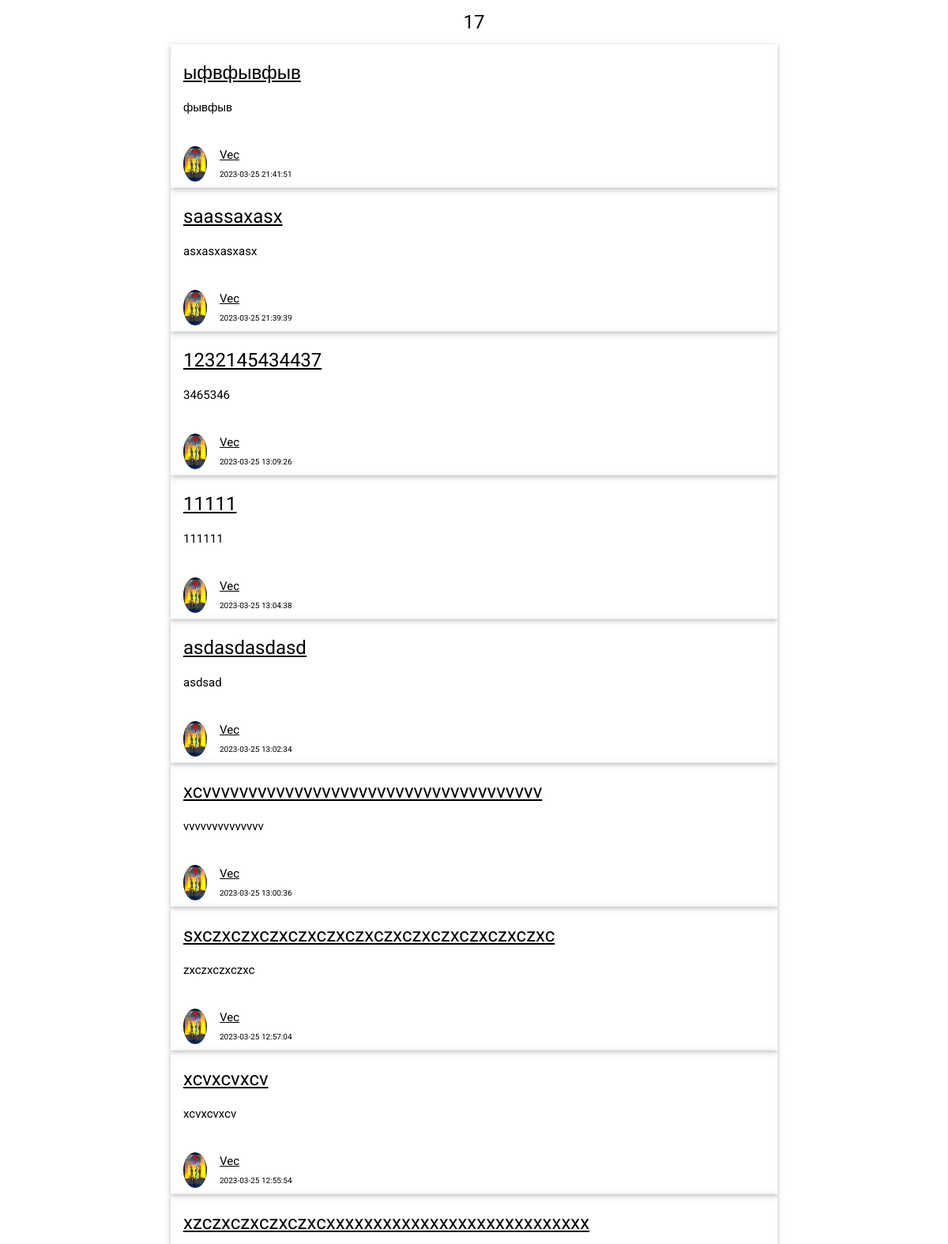
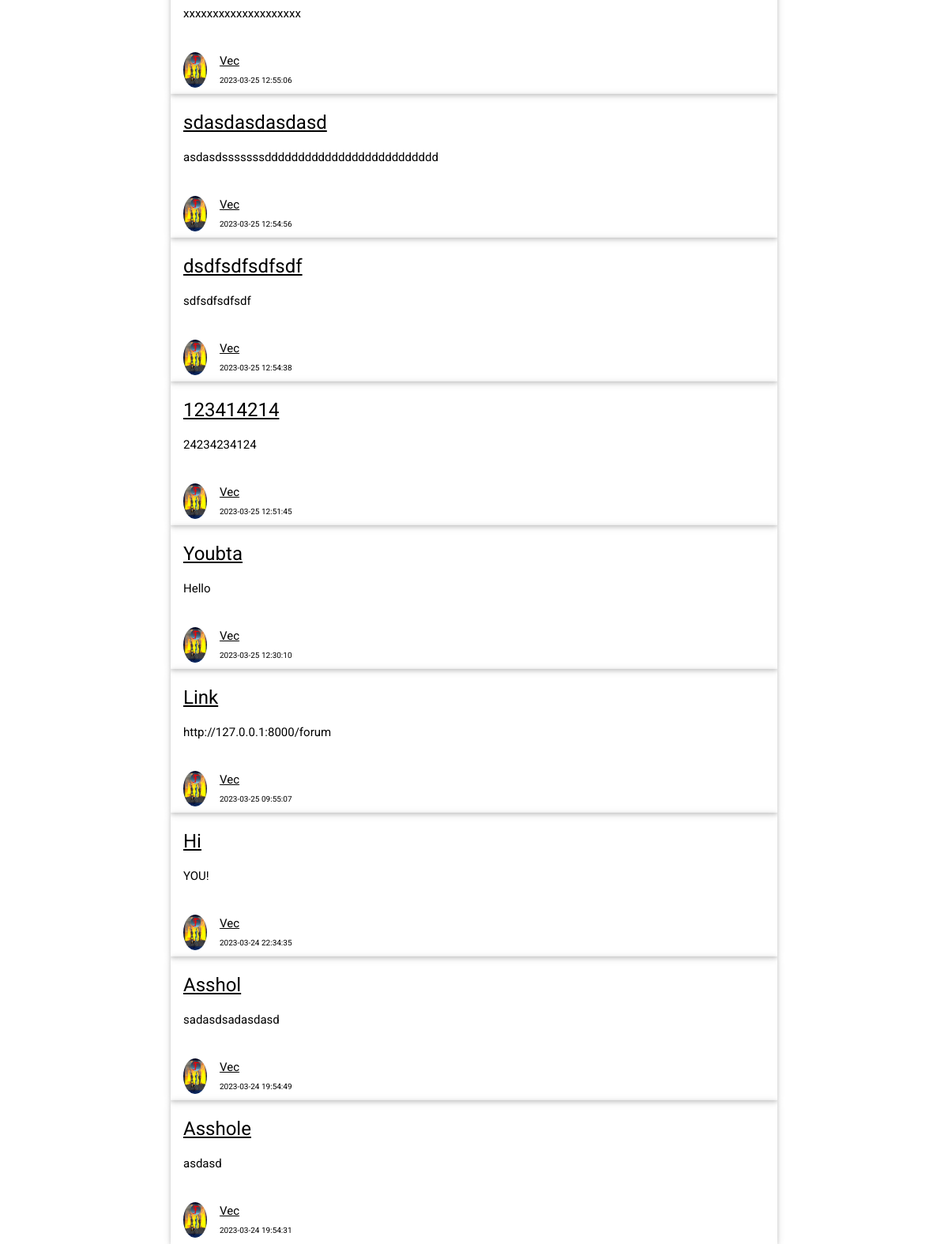
The app's page /forum/ with its own data (2 pictures, top to bottom).
### semas_app/views.py (the view)
# urls.py: re_path(r'forum/?', views.forum_topics),
def forum_topics(request):
    if request.method != "GET": return HttpResponse("<h1>Страница не найдена: 404</h1>")
    cookie_user_id = request.COOKIES.get("id")
    forums = Forum.get_forums()
    data = {"cookie_user_id": cookie_user_id, "forums": forums, "forums_count": len(forums)}
    return render(request, "forum_topics.html", context=data)

### semas_app/models.py (called while the page is built)
    def truncate(txt, count):
        if len(txt) <= count:
            return txt
        else:
            return txt[:count] + "..."

    def get_avatar_link(avatar, user_id):
        if not avatar:
            link = f"images/default.png"
        else:
            link = f"images/avatars/{user_id}/{avatar}"
        return link

    @staticmethod
    def get_forums():
        try:
            con = sqlite3.connect(DB_NAME)
            cur = con.cursor()
            result = cur.execute("SELECT forum.id AS id, creatorId, name, message, date, user.avatar AS avatar, user.nick AS nick \
             FROM forum INNER JOIN user ON forum.creatorId=user.id ORDER BY date DESC").fetchall()
            return Forum.__parse_forums(result)
        except sqlite3.Error as error:
            con.rollback()
            print(f"DataBase error {error.__str__()}")
            return JsonResponse({'message': Response.UNKNOWN_ERROR.value})
        finally:
            con.close()

    def __parse_forums(forums):
        result = list()
        for forum in forums:
            id = forum[0]
            creatorId = forum[1]
            forum_name = forum[2]
            message = forum[3]
            date = forum[4]
            avatar = forum[5]
            avatar = User.get_avatar_link(avatar, creatorId)
            nick = forum[6]
            tmp = dict()
            tmp["id"] = id
            tmp["creator_id"] = creatorId
            tmp["name"] = forum_name
            tmp["message"] = Message.truncate(message, 256)
            tmp["date"] = date
            tmp["nick"] = nick
            tmp["avatar"] = avatar
            result.append(tmp)
        return result

### semas_app/templates/forum_topics.html (shortened to what this page needs)
<!DOCTYPE html>
{% load static %}
<html lang="ru">
<head>
<link rel="stylesheet" type="text/css" href="{% static 'css/main.css' %}">
<link rel="stylesheet" type="text/css" href="{% static 'css/w3.css' %}">
<link rel="stylesheet" href="https://cdnjs.cloudflare.com/ajax/libs/font-awesome/4.7.0/css/font-awesome.min.css">
</head>
<body>
<div class="w3-content" style="max-width:800px;">
	<div class="w3-container">
		{% if forums_count %}
			<h3 class="w3-center">{{ forums_count }}</h3>
		{% endif %}
	{% for forum in forums %}
		<div class="w3-card w3-padding w3-clear">
			<h3><a href="forum/{{ forum.id }}">{{forum.name}}</a></h3>
			<p>{{ forum.message }}</p><br />
				<a href="user/{{ forum.creator_id }}"><img src="{% static forum.avatar %}" class="w3-left w3-circle w3-margin-right avatar" style="width:30px" />
				<span>{{ forum.nick }}</span></a><br />
				<span class="small">{{ forum.date }}</span>
		</div>
		{% empty %}
		<h6 class="w3-opacity w3-center">Тем пока что нет</h6>
	{% endfor %}
	</div>
</div>
</body>
</html>

### semas_app/static/css/main.css (style rules this page uses)
.small { font-size: 10px; }
.avatar { width:60px; }

### semas_app/static/css/w3.css (style rules this page uses)
html { box-sizing:border-box }
*,*:before,*:after { box-sizing:inherit }
html { -ms-text-size-adjust:100%;-webkit-text-size-adjust:100% }
body { margin:0 }
a { background-color:transparent }
img { border-style:none }
html,body { font-family:Verdana,sans-serif;font-size:15px;line-height:1.5 }
html { overflow-x:hidden }
h3 { font-size:24px }
h1,h2,h3,h4,h5,h6 { font-family:"Segoe UI",Arial,sans-serif;font-weight:400;margin:10px 0 }
img { vertical-align:middle }
a { color:inherit }
.w3-container:after,.w3-container:before,.w3-panel:after,.w3-panel:before,.w3-row:after,.w3-row:before,.w3-row-padding:after,.w3-row-padding:before, .w3-cell-row:before,.w3-cell-row:after,.w3-clear:after,.w3-clear:before,.w3-bar:before,.w3-bar:after { content:"";display:table;clear:both }
.w3-content,.w3-auto { margin-left:auto;margin-right:auto }
.w3-content { max-width:980px }
.w3-circle { border-radius:50% }
.w3-container,.w3-panel { padding:0.01em 16px }
.w3-card,.w3-card-2 { box-shadow:0 2px 5px 0 rgba(0,0,0,0.16),0 2px 10px 0 rgba(0,0,0,0.12) }
.w3-center { text-align:center!important }
.w3-margin-right { margin-right:16px!important }
.w3-padding { padding:8px 16px!important }
.w3-left { float:left!important }

### semas_app/templates/forum_topics.html (style rules this page uses)
html,body,h1,h2,h3,h4,h5,h6 { font-family: "Roboto", sans-serif }

### records on screen
forum: name "ыфвфывфыв", message "фывфыв", nick "Vec", date "2023-03-25 21:41:51"
forum: name "saassaxasx", message "asxasxasxasx", nick "Vec", date "2023-03-25 21:39:39"
forum: name "asdasdasdasd", message "asdsad", nick "Vec", date "2023-03-25 13:02:34"
forum: name "xcvvvvvvvvvvvvvvvvvvvvvvvvvvvvvvvvvvvvv", message "vvvvvvvvvvvvvv", nick "Vec", date "2023-03-25 13:00:36"
forum: name "sxczxczxczxczxczxczxczxczxczxczxczxczxc", message "zxczxczxczxc", nick "Vec", date "2023-03-25 12:57:04"
forum: name "xcvxcvxcv", message "xcvxcvxcv", nick "Vec", date "2023-03-25 12:55:54"
forum: name "xzczxczxczxczxcxxxxxxxxxxxxxxxxxxxxxxxxxxxx", message "xxxxxxxxxxxxxxxxxxxx", nick "Vec", date "2023-03-25 12:55:06"
forum: name "sdasdasdasdasd", message "asdasdsssssssdddddddddddddddddddddddddd", nick "Vec", date "2023-03-25 12:54:56"
forum: name "dsdfsdfsdfsdf", message "sdfsdfsdfsdf", nick "Vec", date "2023-03-25 12:54:38"
forum: name "Youbta", message "Hello", nick "Vec", date "2023-03-25 12:30:10"
forum: name "Link", message "http://127.0.0.1:8000/forum", nick "Vec", date "2023-03-25 09:55:07"
forum: name "Hi", message "YOU!", nick "Vec", date "2023-03-24 22:34:35"
forum: name "Asshol", message "sadasdsadasdasd", nick "Vec", date "2023-03-24 19:54:49"
forum: name "Asshole", message "asdasd", nick "Vec", date "2023-03-24 19:54:31"

### other values on screen
{{ forums_count }} "17"
{{ forum.name }} "1232145434437" "11111" "123414214"
{{ forum.message }} "3465346" "111111" "24234234124"
{{ forum.nick }} "Vec" "Vec" "Vec"
{{ forum.date }} "2023-03-25 13:09:26" "2023-03-25 13:04:38" "2023-03-25 12:51:45"
